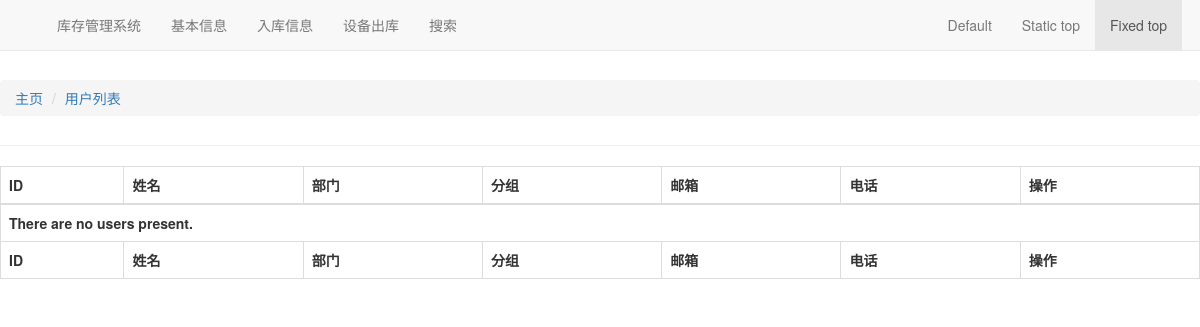
The page /user/profiles on the database as committed earlier.
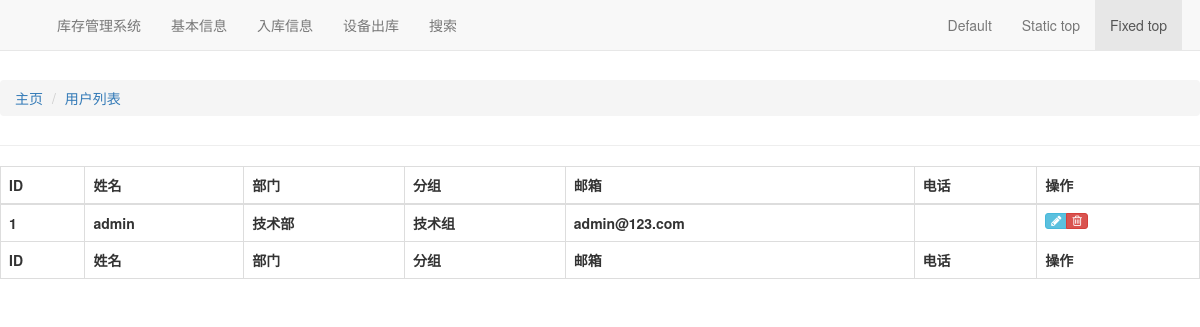
The same page on the database as committed later.
### user/models.py (models this page shows, shortened)
class UserProfile(CommonInfo):
    user = models.OneToOneField(User,
                                on_delete=models.CASCADE,
                                related_name='profile')
    name = models.CharField('姓名', max_length=50, blank=True, null=True)
    department = models.ForeignKey(Wordbook,
                                   on_delete=models.SET_NULL,
                                   related_name='dep_users',
                                   blank=True,
                                   null=True)
    team = models.ForeignKey(Wordbook,
                             on_delete=models.SET_NULL,
                             related_name='team_users',
                             blank=True,
                             null=True)
    role = models.ForeignKey(Role,
                             on_delete=models.SET_NULL,
                             blank=True,
                             null=True,
                             verbose_name=u"角色")
    phone = models.CharField('固定电话', max_length=50, blank=True, null=True)
    mobile = models.CharField('电话', max_length=50, blank=True, null=True)
    class Meta:
        verbose_name = '用户信息'

### basic/models.py (models this page shows, shortened)
class CommonInfo(models.Model):
    check_choice = (
        (True, u'已审核'),
        (False, u'未审核'),
    )
    attach = models.FileField(upload_to='attachment/%Y/%m/%d',
                              verbose_name='附件',
                              blank=True,
                              null=True)
    check = models.BooleanField(default=False,
                                choices=check_choice,
                                verbose_name=u"是否审核")
    create_date = models.DateTimeField(blank=True,
                                       null=True,
                                       auto_now_add=True,
                                       verbose_name=u"创建时间")
    modify_date = models.DateTimeField(blank=True,
                                       null=True,
                                       auto_now=True,
                                       verbose_name=u"修改时间")
    description = models.CharField(max_length=100,
                                   blank=True,
                                   null=True,
                                   verbose_name=u"备注")
    class Meta:
        app_label = 'stock'
        abstract = True
        ordering = ['-modify_date']

class Wordbook(CommonInfo):
    name = models.CharField(max_length=30,
                            unique=True,
                            verbose_name=u"名称",
                            db_index=True)
    class Meta:
        verbose_name = u'字典表'
        verbose_name_plural = u'字典表'

### user/views.py (the view)
# urls.py: path('profiles', UserProfileList.as_view(), name='profiles'),
class UserProfileList(ListView):
    model = UserProfile

### templates/user/userprofile_list.html (shortened to what this page needs)
{% extends 'base.html' %}
{% block breadcrumb %}
<li id="orbit"><a href="{%url 'user:profiles' %}">用户列表</a></li>
{% endblock %}
{% block maincontent %}
<div id="data">
	<table id='dataTable' class='table table-bordered table-hover' cellspacing='0' width='100%'>
		<thead>
			<tr>
				<th>ID</th>
				<th>姓名</th>
				<th>部门</th>
				<th>分组</th>
				<th>邮箱</th>
				<th>电话</th>
				<th>操作</th>
			</tr>
		</thead>
		{% if object_list %}
		{% for u in object_list %}
		<tr>
			<th>{{ u.id }}</th>
			<th>{{ u.name }}</th>
			<th>{{ u.department.name }}</th>
			<th>{{ u.team.name }}</th>
			<th>{{ u.user.email }}</th>
			<th>{{ u.telephone }}</th>
			<th>
				<div class="hidden-sm hidden-xs btn-group">
					<a class="btn btn-xs btn-info" href="{% url 'user:edit_profile' u.id %}">
						<i class="ace-icon fa fa-pencil bigger-120"></i>
					</a>
					<a class="btn btn-xs btn-danger" href="{% url 'user:delete_profile' u.id %}">
						<i class="ace-icon fa fa-trash-o bigger-120"></i>
					</a>
				</div>
			</th>
		</tr>
		{% endfor %}
		{% else %}
		<tr>
			<th colspan="7"><strong>There are no users present.</strong></th>
		</tr>
		{% endif %}
		<tfoot>
			<tr>
				<th>ID</th>
				<th>姓名</th>
				<th>部门</th>
				<th>分组</th>
				<th>邮箱</th>
				<th>电话</th>
				<th>操作</th>
			</tr>
		</tfoot>
	</table>
</div>
{% endblock %}

Rows that differ between the two databases and show on the page:
added UserProfile: id "1", name "admin", department.name "技术部", team.name "技术组", user.email "admin@123.com"
Other text that changed with them:
text no longer shown: "There are no users present."
